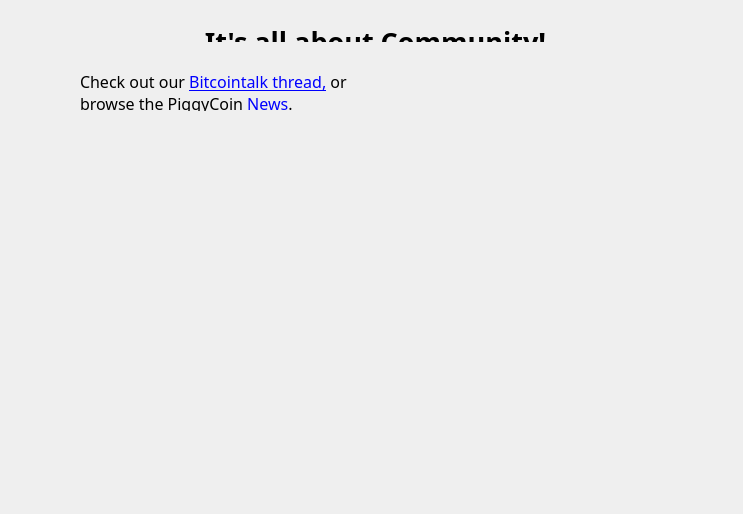
<?xml version="1.0" encoding="UTF-8"?>
<ui version="4.0">
 <class>ChatWindowClass</class>
 <widget class="QWidget" name="ChatWindowClass">
  <property name="geometry">
   <rect>
    <x>0</x>
    <y>0</y>
    <width>743</width>
    <height>514</height>
   </rect>
  </property>
  <widget class="QWidget" name="widget_2" native="true">
   <property name="geometry">
    <rect>
     <x>0</x>
     <y>0</y>
     <width>741</width>
     <height>511</height>
    </rect>
   </property>
   <widget class="QWidget" name="hide3" native="true">
    <property name="geometry">
     <rect>
      <x>0</x>
      <y>0</y>
      <width>741</width>
      <height>511</height>
     </rect>
    </property>
    <property name="styleSheet">
     <string notr="true">font-family:Proxima Nova Rg;</string>
    </property>
    <widget class="QWidget" name="layoutWidget">
     <property name="geometry">
      <rect>
       <x>10</x>
       <y>12</y>
       <width>731</width>
       <height>41</height>
      </rect>
     </property>
     <layout class="QHBoxLayout" name="hide1">
      <property name="spacing">
       <number>7</number>
      </property>
      <item>
       <widget class="QLabel" name="label_9">
        <property name="sizePolicy">
         <sizepolicy hsizetype="Preferred" vsizetype="Preferred">
          <horstretch>0</horstretch>
          <verstretch>0</verstretch>
         </sizepolicy>
        </property>
        <property name="font">
         <font>
          <family>Proxima Nova Rg</family>
         </font>
        </property>
        <property name="text">
         <string>&lt;html&gt;&lt;head/&gt;&lt;body&gt;&lt;p align=&quot;center&quot;&gt;&lt;span style=&quot; font-size:20pt; font-weight:600;&quot;&gt;It's all about Community!&lt;/span&gt;&lt;/p&gt;&lt;/body&gt;&lt;/html&gt;</string>
        </property>
       </widget>
      </item>
     </layout>
    </widget>
    <widget class="QLabel" name="hide2">
     <property name="geometry">
      <rect>
       <x>80</x>
       <y>70</y>
       <width>541</width>
       <height>41</height>
      </rect>
     </property>
     <property name="text">
      <string>&lt;html&gt;&lt;head/&gt;&lt;body&gt;&lt;p align=&quot;justify&quot;&gt;&lt;span style=&quot; font-size:12pt;&quot;&gt;Check out our &lt;/span&gt;&lt;a href=&quot;https://bitcointalk.org/index.php?topic=633803.0&quot;&gt;&lt;span style=&quot; font-size:12pt; text-decoration: underline; color:#0000ff;&quot;&gt;Bitcointalk thread,&lt;/span&gt;&lt;/a&gt;&lt;span style=&quot; font-size:12pt;&quot;&gt; or &lt;br&gt;browse the PiggyCoin &lt;/span&gt;&lt;a href=&quot;https://www.piggy-coin.com/news/&quot;&gt;&lt;span style=&quot; font-size:12pt; text-decoration: underline; color:#0000ff;&quot;&gt;News&lt;/span&gt;&lt;/a&gt;&lt;span style=&quot; font-size:12pt;&quot;&gt;.&lt;/span&gt;&lt;/p&gt;&lt;/body&gt;&lt;/html&gt;</string>
     </property>
     <property name="wordWrap">
      <bool>true</bool>
     </property>
     <property name="openExternalLinks">
      <bool>true</bool>
     </property>
    </widget>
    <widget class="QLabel" name="label">
     <property name="geometry">
      <rect>
       <x>80</x>
       <y>310</y>
       <width>111</width>
       <height>131</height>
      </rect>
     </property>
     <property name="text">
      <string>&lt;html&gt;&lt;head/&gt;&lt;body&gt;&lt;p align=&quot;center&quot;&gt;&lt;a href=&quot;https://twitter.com/piggycoin&quot;&gt;&lt;span style=&quot; text-decoration: underline; color:#0000ff;&quot;&gt;&lt;img src=&quot;:/icons/twitter&quot;/&gt;&lt;/span&gt;&lt;/a&gt;&lt;/p&gt;&lt;/body&gt;&lt;/html&gt;</string>
     </property>
     <property name="margin">
      <number>5</number>
     </property>
     <property name="openExternalLinks">
      <bool>true</bool>
     </property>
    </widget>
    <widget class="QLabel" name="label_3">
     <property name="geometry">
      <rect>
       <x>280</x>
       <y>310</y>
       <width>141</width>
       <height>141</height>
      </rect>
     </property>
     <property name="text">
      <string>&lt;html&gt;&lt;head/&gt;&lt;body&gt;&lt;p&gt;&lt;a href=&quot;https://www.facebook.com/piggycoin&quot;&gt;&lt;span style=&quot; text-decoration: underline; color:#0000ff;&quot;&gt;&lt;img src=&quot;:/icons/face&quot;/&gt;&lt;/span&gt;&lt;/a&gt;&lt;/p&gt;&lt;/body&gt;&lt;/html&gt;</string>
     </property>
     <property name="openExternalLinks">
      <bool>true</bool>
     </property>
    </widget>
    <widget class="QLabel" name="label_4">
     <property name="geometry">
      <rect>
       <x>510</x>
       <y>310</y>
       <width>91</width>
       <height>131</height>
      </rect>
     </property>
     <property name="text">
      <string>&lt;html&gt;&lt;head/&gt;&lt;body&gt;&lt;p&gt;&lt;a href=&quot;http://www.reddit.com/r/piggycoin/&quot;&gt;&lt;span style=&quot; text-decoration: underline; color:#0000ff;&quot;&gt;&lt;img src=&quot;:/icons/reddit&quot;/&gt;&lt;/span&gt;&lt;/a&gt;&lt;/p&gt;&lt;/body&gt;&lt;/html&gt;</string>
     </property>
     <property name="openExternalLinks">
      <bool>true</bool>
     </property>
    </widget>
   </widget>
  </widget>
  <action name="actionQuit">
   <property name="text">
    <string>Quitter</string>
   </property>
   <property name="shortcut">
    <string>Ctrl+Q</string>
   </property>
  </action>
  <action name="actionCloseTab">
   <property name="text">
    <string>Fermer l'onglet</string>
   </property>
  </action>
 </widget>
 <layoutdefault spacing="6" margin="11"/>
 <resources/>
 <connections/>
</ui>
